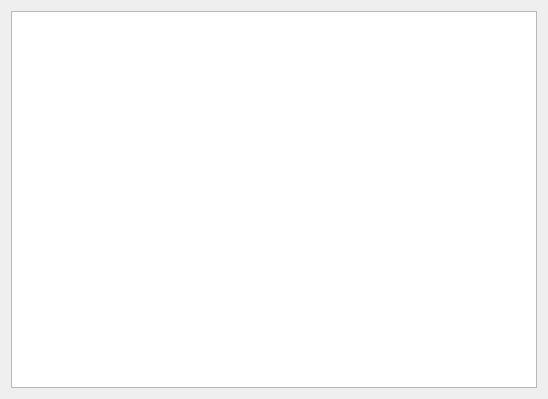
<ui version="4.0" >
 <class>HelpBrowser</class>
 <widget class="QWidget" name="HelpBrowser" >
  <property name="geometry" >
   <rect>
    <x>0</x>
    <y>0</y>
    <width>548</width>
    <height>399</height>
   </rect>
  </property>
  <property name="windowTitle" >
   <string>Help</string>
  </property>
  <layout class="QGridLayout" name="gridLayout" >
   <item row="0" column="0" >
    <widget class="QSplitter" name="splitter" >
     <property name="orientation" >
      <enum>Qt::Horizontal</enum>
     </property>
     <widget class="HelpTextBrowser" name="textBrowser" />
    </widget>
   </item>
  </layout>
 </widget>
 <customwidgets>
  <customwidget>
   <class>HelpTextBrowser</class>
   <extends>QTextBrowser</extends>
   <header>tools/HelpTextBrowser.h</header>
  </customwidget>
 </customwidgets>
 <resources/>
 <connections/>
</ui>
